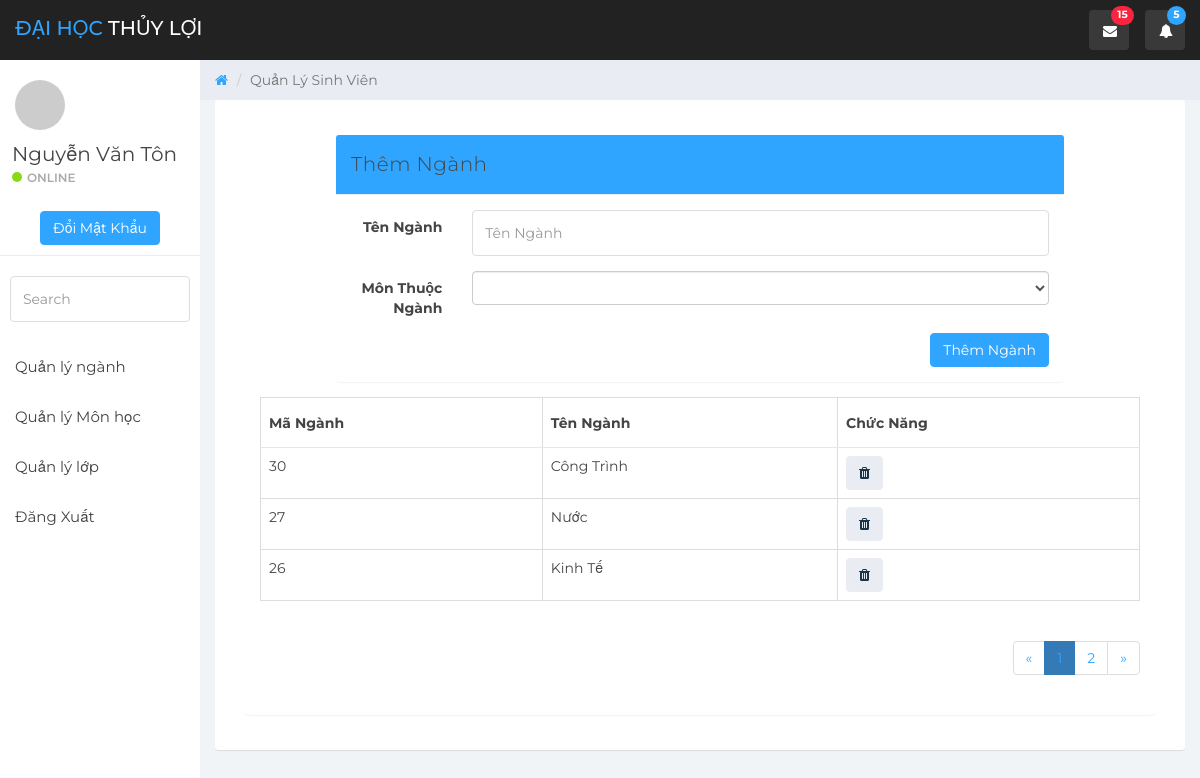
The page /admin/index.php?page_layout=quan_ly_nganh (signed in) on the database its author committed.
### tables this page shows
CREATE TABLE `thanh_vien` (
  `id` int(10) UNSIGNED NOT NULL,
  `email` varchar(255) DEFAULT NULL,
  `password` varchar(255) DEFAULT NULL,
  `ho_ten` varchar(255) DEFAULT NULL,
  `so_cmt` varchar(255) DEFAULT NULL,
  `so_dien_thoai` varchar(255) DEFAULT NULL,
  `dia_chi` text DEFAULT NULL,
  `level` int(11) DEFAULT 4,
  `trang_thai` int(11) DEFAULT 0,
  `nganh_hoc_id` int(10) UNSIGNED NOT NULL,
  `code` varchar(255) DEFAULT NULL
);

CREATE TABLE `nganh_hoc` (
  `id` int(10) UNSIGNED NOT NULL,
  `ten_nganh` varchar(255) DEFAULT NULL
);

### admin/modules/quan-ly-nganh/quan-ly-nganh.php (the view, shortened to what this page needs)
<?php
if(isset($_GET['page']))
{
    $page = $_GET['page'];
}
else
{
    $page = 1;
}
$rows_per_page = 3;
$per_row = $page*$rows_per_page - $rows_per_page;
$sql = "SELECT * FROM nganh_hoc";
$query_nganh = mysqli_query($conn,$sql);
$total_rows = mysqli_num_rows($query_nganh);
$total_pages = ceil($total_rows/$rows_per_page);
$list_pages = "";
$page_prev = $page - 1;
if($page_prev<1)
{
    $page_prev = 1;
}
$list_pages .= '<li class="page-item"><a class="page-link" href="index.php?page_layout=quan_ly_nganh&page='.$page_prev.'">&laquo;</a></li>';
for($i = 1; $i<=$total_pages; $i++)
{
    if($i == $page)
    {
        $active = 'active';
    }
    else
    {
        $active = '';
    }
    $list_pages .= '<li class="page-item '.$active.'"><a class="page-link" href="index.php?page_layout=quan_ly_nganh&page='.$i.'">'.$i.'</a></li>';
}
$page_next = $page +1;
$list_pages .= '<li class="page-item"><a class="page-link" href="index.php?page_layout=quan_ly_nganh&page='.$page_next.'">&raquo;</a></li>';
 ?>
    <div class="col-sm-9 col-sm-offset-3 col-lg-10 col-lg-offset-2 main">
        <div class="row">
            <ol class="breadcrumb">
                <li><a href="#">
                        <em class="fa fa-home"></em>
                    </a></li>
                <li class="active">Quản Lý Sinh Viên</li>
            </ol>
        </div>
        <div class="panel panel-container">
            <div class="panel panel-default">
                <div class="panel-body btn-margins">
                    <div class="col-md-12">
                        <div class="panel panel-primary">
                            <div class="panel panel-primary" style="width: 80%; margin: auto; ">
                                <div class="panel-heading">Thêm Ngành</div>
                                <div class="panel-body">
                                    <form class="form-horizontal row-border" action="#" method="post">
                                        <div class="form-group">
                                            <label class="col-md-2 control-label">Tên Ngành</label>
                                            <div class="col-md-10">
                                                <input class="form-control" type="text" name="ten_nganh" placeholder="Tên Ngành">
                                            </div>
                                        </div>
                                        <div class="form-group">
                                        <label class="col-md-2 control-label">Môn Thuộc Ngành</label>
                                        <div class="col-md-10">
                                            <?php
                                                    $sql = "SELECT * FROM mon_hoc ORDER BY id ASC";
                                                    $query = mysqli_query($conn,$sql);
                                                 ?>
                                            <select class="form-control" name="id_mon">
                                                <?php while($row = mysqli_fetch_assoc($query)) {?>
                                                <option value="" <?php echo'selected="selected"' ?>>
                                                </option>
                                                <option value="<?php echo $row['id']; ?>">
                                                </option>
                                                <?php } ?>
                                            </select>
                                        </div>
                                        </div>
                                        <div style="text-align: right;">
                                            <button class="btn btn-primary" type="submit" name="sbm">Thêm Ngành</button>
                                        </div>
                                    </form>
                                </div>
                            </div>
                            <div class="panel-body">
                                <table class="table table-bordered">
                                    <thead>
                                        <tr>
                                            <th>Mã Ngành</th>
                                            <th>Tên Ngành</th>
                                            <th>Chức Năng</th>
                                        </tr>
                                    </thead>
                                    <tbody>
                                        <?php
                                        $sql = "SELECT * FROM nganh_hoc ORDER BY id DESC LIMIT $per_row,$rows_per_page";
                                        $query = mysqli_query($conn,$sql);
                                         while($row = mysqli_fetch_assoc($query)) {?>
                                            <tr>
                                            <td><?php echo $row['id'] ?></td>
                                            <td><?php echo $row['ten_nganh'] ?></td>
                                            <td>
                                                <a class="btn btn-default btn-circle margin" href="modules/quan-ly-nganh/xoa-nganh.php?id_nganh=<?php echo $row['id']; ?>">
                                                <span class="fa fa-trash"></span></a></td>
                                        </tr>
                                        <?php } ?>
                                    </tbody>
                                </table>
                                <div style="text-align: right;">
                                    <ul class="pagination">
                                      <?php echo $list_pages; ?>
                                    </ul>
                                </div>
                            </div>
                        </div>
                    </div>
                </div>
            </div>
        </div>
    </div>

### admin/modules/menu-admin/menu.php (shortened to what this page needs)
<?php
$level = $_SESSION['level'];
$mail = $_SESSION['mail'];
?>
<div id="sidebar-collapse" class="col-sm-3 col-lg-2 sidebar">
    <div class="profile-sidebar">
        <div class="profile-userpic">
            <img src="http://placehold.it/50/30a5ff/fff" class="img-responsive" alt="">
        </div>
        <div class="profile-usertitle">
            <?php
            $sql = "SELECT * FROM thanh_vien WHERE email = '$mail'";
            $query = mysqli_query($conn,$sql) ;
            $row = mysqli_fetch_assoc($query);
             ?>
            <div class="profile-usertitle-name"><?php echo $row['ho_ten']; ?></div>
            <div class="profile-usertitle-status"><span class="indicator label-success"></span>Online</div>
        </div>
        <a class="btn btn-primary" href="#" role="button"> Đổi Mật Khẩu </a>
    </div>
    <form role="search">
        <div class="form-group">
            <input type="text" class="form-control" placeholder="Search">
        </div>
    </form>
    <ul class="nav menu">
        <?php
        if ($level == 2) {
        ?>
            <li><a href="index.php?page_layout=quan_ly_nganh">Quản lý ngành</a></li>
            <li><a href="index.php?page_layout=quan_ly_mon">Quản lý Môn học</a></li>
            <li><a href="index.php?page_layout=quan_ly_lop">Quản lý lớp</a></li>
        <?php } ?>
        <li><a href="modules/dang-xuat/dang-xuat.php">Đăng Xuất</a></li>
    </ul>
</div>

### admin/css/styles.css (style rules this page uses)
body { background: #f1f4f7; padding-top: 60px; font-size: 14px; color: #444444; font-family: "Montserrat", "Helvetica Neue", Helvetica, Arial, sans-serif; }
a, a:hover, a:focus { color: #30a5ff; }
input.form-control { border: 1px solid #ddd; box-shadow: none; height: 46px; }
.btn-default, .btn-default:hover, .btn-default:focus, .btn-default:active, .btn-default.active, .open>.dropdown-toggle.btn-default, .btn-default.disabled, .btn-default[disabled], fieldset[disabled] .btn-default, .btn-default.disabled:hover, .btn-default[disabled]:hover, fieldset[disabled] .btn-default:hover, .btn-default.disabled:focus, .btn-default[disabled]:focus, fieldset[disabled] .btn-default:focus, .btn-default.disabled:active, .btn-default[disabled]:active, fieldset[disabled] .btn-default:active, .btn-default.disabled.active, .btn-default[disabled].active, fieldset[disabled] .btn-default.active { background-color: #e9ecf2; border-color: #e9ecf2; color: #1b3548; }
.btn-primary, .btn-primary:hover, .btn-primary:focus, .btn-primary:active, .btn-primary.active, .open>.dropdown-toggle.btn-primary, .btn-primary.disabled, .btn-primary[disabled], fieldset[disabled] .btn-primary, .btn-primary.disabled:hover, .btn-primary[disabled]:hover, fieldset[disabled] .btn-primary:hover, .btn-primary.disabled:focus, .btn-primary[disabled]:focus, fieldset[disabled] .btn-primary:focus, .btn-primary.disabled:active, .btn-primary[disabled]:active, fieldset[disabled] .btn-primary:active, .btn-primary.disabled.active, .btn-primary[disabled].active, fieldset[disabled] .btn-primary.active { background-color: #30a5ff; border-color: #30a5ff; }
.btn-link, .page-link, .text-primary { color: #30a5ff !important; }
.label-success { background-color: #8ad919; }
.panel { border: 0; }
.panel-container { padding-top: 20px; }
.panel-primary>.panel-heading { background-color: #30a5ff !important; color: #fff; border: none; }
.panel-heading { font-size: 20px; font-weight: 300; letter-spacing: 0.025em; height: 60px; line-height: 38px; }
.panel-default .panel-heading { background: #fff; border-bottom: 1px solid #e9ecf2; color: #444444; }
.sidebar { display: block; padding: 0; display: none; box-shadow: none; background: #fff; }
.sidebar ul { margin: 20px 0px; }
.sidebar form { padding: 10px 0 0 0; margin: 10px 10px 20px 10px; }
@media (min-width: 768px) { .sidebar { display: block; position: fixed; top: 60px; bottom: 0; left: 0; z-index: 1000; display: block; margin: 0; padding: 0; overflow-x: hidden; overflow-y: auto; } }
.sidebar ul.nav li a { height: 50px; font-size: 15px; line-height: 2em; color: #444444; }
.profile-sidebar { padding: 10px 0; border-bottom: 1px solid #e9ecf2; }
.indicator { width: 10px; height: 10px; display: inline-block; border-radius: 9999px; margin-right: 5px; }
.profile-userpic img { float: left; margin: 10px 0px 0px 15px; width: 50px; height: 50px; border-radius: 9999px !important; }
.profile-usertitle { float: left; text-align: left; margin: 10px 0 0 12px; }
.profile-usertitle-name { font-size: 20px; margin-bottom: 0px; }
.profile-usertitle-status { text-transform: uppercase; color: #AAA; font-size: 12px; font-weight: 600; margin-bottom: 15px; }
.breadcrumb { border-radius: 0; padding: 10px 15px 10px 15px; background: #e9ecf2; margin: 0; }
.table { background: #fff; }
.table>thead>tr>th { border-bottom: 1px solid #e6e7e8; vertical-align: middle; height: 50px; }
div.profile-sidebar { text-align: center; }

### rows shown on the page
thanh_vien: ho_ten "Nguyễn Văn Tôn"
nganh_hoc: id "30", ten_nganh "Công Trình"
nganh_hoc: id "27", ten_nganh "Nước"
nganh_hoc: id "26", ten_nganh "Kinh Tế"
